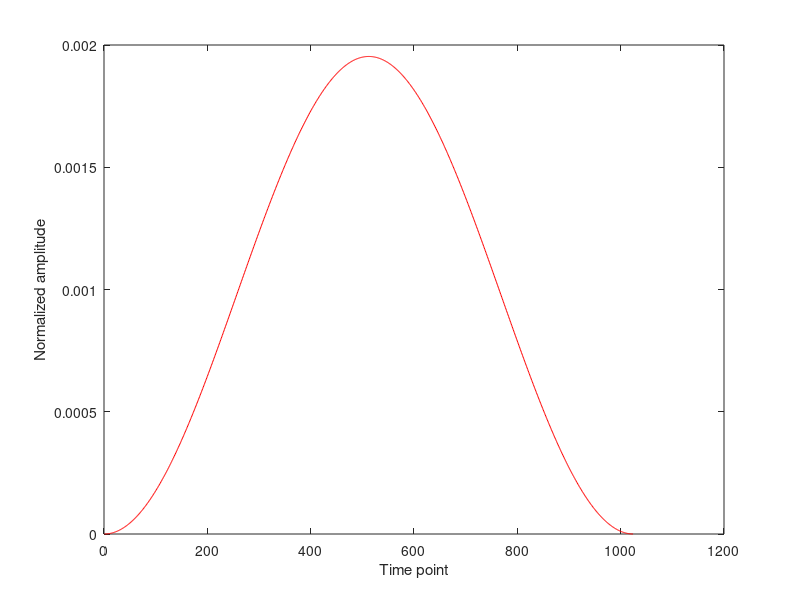

Write MATLAB code to recreate this figure. (Note: this script raises an error after producing the figure.)
clear all
clc
close all

% Simulating the adibatic inversion process
% ZWei, January 21, 2025.

%% Loading the hanning pulse
hanning=load('hanning.txt');
hanning=hanning(:,1).';
hanarea=sum(hanning);
hanning=hanning./hanarea;
figure;plot(hanning,'r-');
xlabel('Time point');
ylabel('Normalized amplitude');
W_Plot;
title('Hanning Pulse');
% Loading in the Fourier form of Hanning window
load('hanningwin.mat');

%% Gradient and pulse parameters
% Duration of the labeling pulse; unit: ms
labdur=0.4;         
% Inter-labeling-pulse delay, comprising the length of labeling pulse and a
% blank period; unit: ms
labdelay=0.8;       
% Gradient strength accompanying the labeling pulse; unit: gauss/cm; 
% Bruker uses percentage gradient, namely, percentage of the maximal value
% and 74 Gauss/cm is the maxial gradient strength at the 11.7T scanner
fovsatgrad=0.14*74; 
% Gradient strength accompanying the blank period; unit: gauss/cm; 
fovsatgradreph=-0.16*74;
% T1 relaxationt time of blood; unit: ms 
% Referencing Magn Reson Mater Phy 2012;25:245-249.
T1b=2813; 
% T2 relaxation time of blood; unit: ms
% Referencing Magn Reson Imaging 2017;38:234-249.
T2b=54.05;
% Gyromagnetic ratio; unit: Hz/gauss
gama=4260;  
% Spatial range for simulation; labeling pulse is assumed to label the
% spins at -0.5-0.5 mm, covering a slice thickness of 1.0 mm; unit: mm
z=[-5 5]; 
% Flip angle of the labeling pulse; unit: degree
flip=40; 
% Ramp time for gradient; unit: ms
ramp=0.048; 
ramppoint=fix(ramp./labdur.*length(hanning));
% Flow velocity; unit: cm/s
vel=15;
% Number of pulses seen during the flowing through the designated range
labnum=ceil(abs(diff(z))/10./vel*1000./(2*labdur+3*ramp));
% temporal resolution of the simulation; unit: ms
timeres=labdur./length(hanning);

%% Basic labeling module
labmod_rf=[zeros(1,ramppoint) hanning zeros(1,ramppoint) ...
    zeros(size(hanning)) zeros(1,ramppoint)];
figure;subplot(2,1,1);
plot(labmod_rf,'r');title('RF labeling module');
labmod_grad=[linspace(0,fovsatgrad,ramppoint) fovsatgrad*ones(size(hanning)) ...
    linspace(fovsatgrad,fovsatgradreph,ramppoint) fovsatgradreph*ones(size(hanning))...
    linspace(fovsatgradreph,0,ramppoint)];
subplot(2,1,2);plot(labmod_grad,'b');title('Gradient labeling module');

%% Adibatic flow inversion
label_rf=[];
label_grad=[];
for ni=1:labnum
    label_rf=[label_rf labmod_rf];
    label_grad=[label_grad labmod_grad];
end
figure;subplot(2,1,1);
plot(label_rf,'r');title('Labeling pulse train');
ylabel('Normalized amplitude');
subplot(2,1,2);plot(label_grad,'b');title('Labeling gradient train');
ylabel('Gradient (G/cm)');

% Starting magnetization 
Minit=[0 0 1].';
% Total number of time points
label_count=length(label_rf);
% Dynamic signals during the labeling
sig=zeros(3,label_count);
% Real-time Z position; unit: cm (convert from mm to cm)
label_z=linspace(z(1),z(2),label_count)/10;
% Off-resonance frequency depending on the Z-position; freq=gama*grad*z
label_offres=gama.*label_grad.*label_z;
% Real-time RF flipping angle; unit: degree
label_angle=label_rf*40;

% Display the off-resonance frequency
figure;subplot(2,1,1);
plot(label_angle,'r');
xlabel('Labeling process');ylabel('Angle (degree)');
subplot(2,1,2);plot(label_offres,'r');
xlabel('Labeling process');ylabel('Frequency (Hz)');

for ni=1:length(label_rf)
    % Initialize signal
    if ni==1
        sig(:,ni)=Minit;
    else
        sig(:,ni)=sig(:,ni-1);
    end
    [tempA tempB]=freeprecess(timeres/2,T1b,T2b,label_offres(ni));
    sig(:,ni)=tempA*sig(:,ni)+tempB;
    sig(:,ni)=ZRot(label_angle(ni),'y')*sig(:,ni);
    sig(:,ni)=tempA*sig(:,ni)+tempB;    
end

figure;subplot(3,1,1);
plot(sig(1,:),'b');
xlabel('Labeling process');
ylabel('X magnetization');
subplot(3,1,2);
plot(sig(2,:),'b');
xlabel('Labeling process');
ylabel('Y magnetization');
subplot(3,1,3);
plot(sig(3,:),'r');
xlabel('Labeling process');
ylabel('Z magnetization');
    

figure;plot(label_z,sig(3,:),'r');
xlabel('Position (cm)');
ylabel('Normalized magnetization');
axis([z(1)/10 z(2)/10 -1 1]);
W_Plot;




